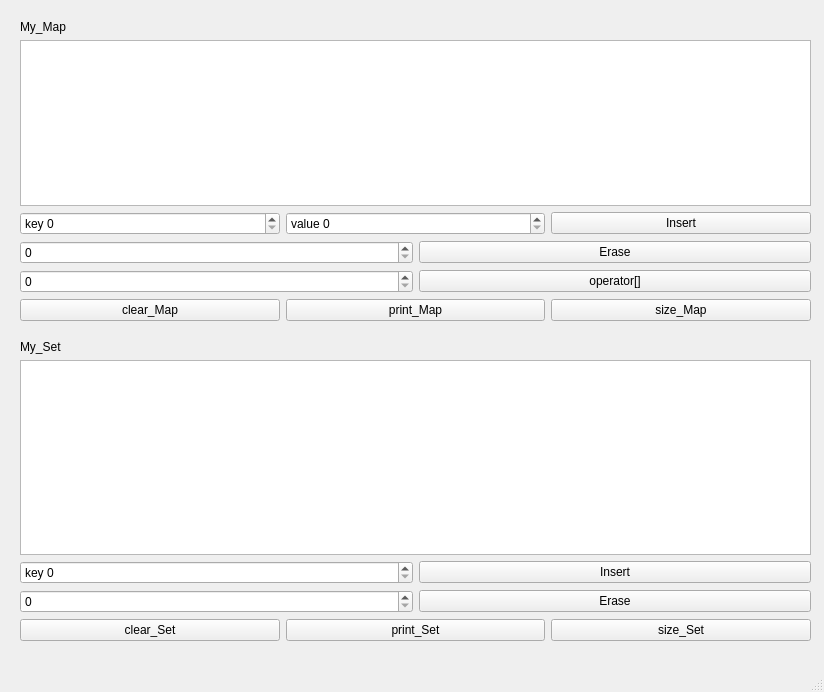
<?xml version="1.0" encoding="UTF-8"?>
<ui version="4.0">
 <class>MainWindow</class>
 <widget class="QMainWindow" name="MainWindow">
  <property name="geometry">
   <rect>
    <x>0</x>
    <y>0</y>
    <width>824</width>
    <height>692</height>
   </rect>
  </property>
  <property name="windowTitle">
   <string>MapAndSet</string>
  </property>
  <widget class="QWidget" name="centralwidget">
   <widget class="QWidget" name="layoutWidget">
    <property name="geometry">
     <rect>
      <x>20</x>
      <y>340</y>
      <width>791</width>
      <height>301</height>
     </rect>
    </property>
    <layout class="QGridLayout" name="gridLayout_14">
     <item row="0" column="0">
      <widget class="QLabel" name="mapLabel_2">
       <property name="layoutDirection">
        <enum>Qt::LeftToRight</enum>
       </property>
       <property name="text">
        <string>My_Set</string>
       </property>
      </widget>
     </item>
     <item row="1" column="0">
      <layout class="QGridLayout" name="gridLayout_7">
       <item row="0" column="0">
        <widget class="QTextBrowser" name="SetInfoTable"/>
       </item>
       <item row="1" column="0">
        <layout class="QGridLayout" name="gridLayout_8">
         <item row="0" column="0">
          <layout class="QGridLayout" name="gridLayout_9">
           <item row="0" column="1">
            <widget class="QPushButton" name="SetInsertButton">
             <property name="text">
              <string>Insert</string>
             </property>
            </widget>
           </item>
           <item row="0" column="0">
            <widget class="QSpinBox" name="SetKeySpin">
             <property name="suffix">
              <string/>
             </property>
             <property name="prefix">
              <string>key </string>
             </property>
            </widget>
           </item>
          </layout>
         </item>
         <item row="1" column="0">
          <layout class="QGridLayout" name="gridLayout_10">
           <item row="0" column="0">
            <widget class="QSpinBox" name="SetEraseKeySpin"/>
           </item>
           <item row="0" column="1">
            <widget class="QPushButton" name="SetEraseButton_2">
             <property name="text">
              <string>Erase</string>
             </property>
            </widget>
           </item>
          </layout>
         </item>
         <item row="2" column="0">
          <layout class="QGridLayout" name="gridLayout_11"/>
         </item>
        </layout>
       </item>
      </layout>
     </item>
     <item row="2" column="0">
      <layout class="QGridLayout" name="gridLayout_12">
       <item row="0" column="0">
        <widget class="QPushButton" name="SetClearButton">
         <property name="text">
          <string>clear_Set</string>
         </property>
        </widget>
       </item>
       <item row="0" column="1">
        <widget class="QPushButton" name="SetPrintAll">
         <property name="text">
          <string>print_Set</string>
         </property>
        </widget>
       </item>
       <item row="0" column="2">
        <widget class="QPushButton" name="SetSizeButton">
         <property name="text">
          <string>size_Set</string>
         </property>
        </widget>
       </item>
      </layout>
     </item>
    </layout>
   </widget>
   <widget class="QWidget" name="">
    <property name="geometry">
     <rect>
      <x>20</x>
      <y>20</y>
      <width>791</width>
      <height>301</height>
     </rect>
    </property>
    <layout class="QGridLayout" name="gridLayout_13">
     <item row="0" column="0">
      <widget class="QLabel" name="mapLabel">
       <property name="layoutDirection">
        <enum>Qt::LeftToRight</enum>
       </property>
       <property name="text">
        <string>My_Map</string>
       </property>
      </widget>
     </item>
     <item row="1" column="0">
      <layout class="QGridLayout" name="gridLayout_5">
       <item row="0" column="0">
        <widget class="QTextBrowser" name="MapInfoTable"/>
       </item>
       <item row="1" column="0">
        <layout class="QGridLayout" name="gridLayout_2">
         <item row="0" column="0">
          <layout class="QGridLayout" name="gridLayout">
           <item row="0" column="0">
            <widget class="QSpinBox" name="MapKeySpin">
             <property name="suffix">
              <string/>
             </property>
             <property name="prefix">
              <string>key </string>
             </property>
            </widget>
           </item>
           <item row="0" column="1">
            <widget class="QSpinBox" name="MapValueSpin">
             <property name="prefix">
              <string>value </string>
             </property>
            </widget>
           </item>
           <item row="0" column="2">
            <widget class="QPushButton" name="MapInsertButton">
             <property name="text">
              <string>Insert</string>
             </property>
            </widget>
           </item>
          </layout>
         </item>
         <item row="1" column="0">
          <layout class="QGridLayout" name="gridLayout_3">
           <item row="0" column="0">
            <widget class="QSpinBox" name="MapEraseKeySpin"/>
           </item>
           <item row="0" column="1">
            <widget class="QPushButton" name="MapEraseButton">
             <property name="text">
              <string>Erase</string>
             </property>
            </widget>
           </item>
          </layout>
         </item>
         <item row="2" column="0">
          <layout class="QGridLayout" name="gridLayout_4">
           <item row="0" column="0">
            <widget class="QSpinBox" name="MapAtKeySpin"/>
           </item>
           <item row="0" column="1">
            <widget class="QPushButton" name="MapAtButton">
             <property name="text">
              <string>operator[]</string>
             </property>
            </widget>
           </item>
          </layout>
         </item>
        </layout>
       </item>
      </layout>
     </item>
     <item row="2" column="0">
      <layout class="QGridLayout" name="gridLayout_6">
       <item row="0" column="0">
        <widget class="QPushButton" name="MapClearButton">
         <property name="text">
          <string>clear_Map</string>
         </property>
        </widget>
       </item>
       <item row="0" column="1">
        <widget class="QPushButton" name="mapPrintAll">
         <property name="text">
          <string>print_Map</string>
         </property>
        </widget>
       </item>
       <item row="0" column="2">
        <widget class="QPushButton" name="MapSizeButton">
         <property name="text">
          <string>size_Map</string>
         </property>
        </widget>
       </item>
      </layout>
     </item>
    </layout>
   </widget>
  </widget>
  <widget class="QMenuBar" name="menubar">
   <property name="geometry">
    <rect>
     <x>0</x>
     <y>0</y>
     <width>824</width>
     <height>26</height>
    </rect>
   </property>
  </widget>
  <widget class="QStatusBar" name="statusbar"/>
 </widget>
 <resources/>
 <connections/>
</ui>
